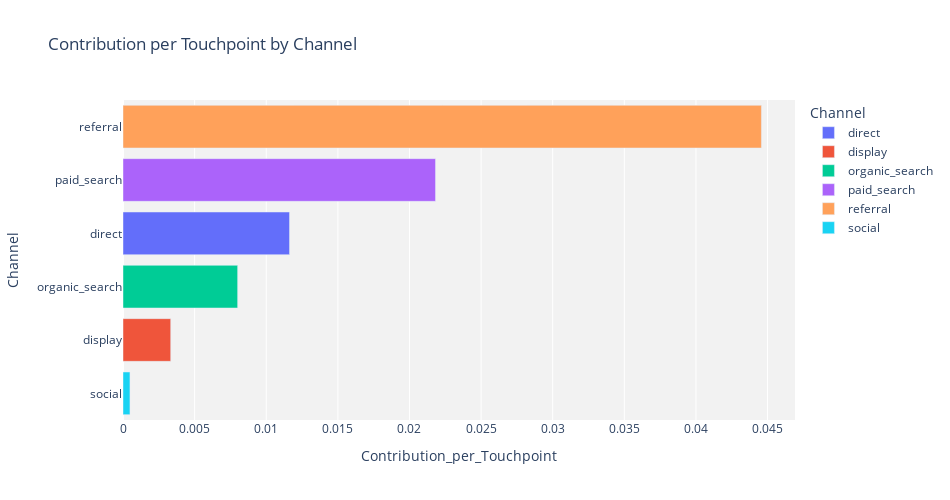

The notebook cell this image was saved under:
### Markdown cell above
#### Contribution per touchpoint by channel

### Code cell
## look at columns with at least one conversion
activity_cols = ['direct','display','organic_search','paid_search','referral','social']

activity_df = pd.melt(scored_data_df_final, id_vars=['sequence_id'], value_vars=activity_cols, var_name='Channel', value_name='Touchpoints')
activity_df = activity_df[activity_df['Touchpoints']>0]
activity_df_agg = activity_df.groupby(['Channel'],as_index=False).agg(
                Touchpoints=('Touchpoints','sum')
)

##

agg_df = activity_df_agg.merge(impact_df_agg, on = 'Channel', how ='left')
agg_df['Contribution_per_Touchpoint'] = agg_df['Impacts'] / agg_df['Touchpoints']


## make visualization
bar_fig = px.bar(agg_df
                 ,x='Contribution_per_Touchpoint'
                 ,y='Channel'
                 ,title='Contribution per Touchpoint by Channel'
                 ,color='Channel'
                 )

bar_fig.update_layout(width=950
                      ,height=500
                      ,yaxis={'categoryorder': 'total ascending'}
                      ,plot_bgcolor='#f2f2f2') 

bar_fig.show()

### Figure 1 — Plotly figure (JSON) as saved in the notebook; plotly's stock layout.template omitted (floating-point values rounded to 4 significant figures)
{"data": [{"alignmentgroup": "True", "hovertemplate": "Channel=%{y}<br>Contribution_per_Touchpoint=%{x}<extra></extra>", "legendgroup": "direct", "marker": {"color": "#636efa", "pattern": {"shape": ""}}, "name": "direct", "offsetgroup": "direct", "orientation": "h", "showlegend": true, "textposition": "auto", "type": "bar", "x": [0.01163], "xaxis": "x", "y": ["direct"], "yaxis": "y"}, {"alignmentgroup": "True", "hovertemplate": "Channel=%{y}<br>Contribution_per_Touchpoint=%{x}<extra></extra>", "legendgroup": "display", "marker": {"color": "#EF553B", "pattern": {"shape": ""}}, "name": "display", "offsetgroup": "display", "orientation": "h", "showlegend": true, "textposition": "auto", "type": "bar", "x": [0.00333], "xaxis": "x", "y": ["display"], "yaxis": "y"}, {"alignmentgroup": "True", "hovertemplate": "Channel=%{y}<br>Contribution_per_Touchpoint=%{x}<extra></extra>", "legendgroup": "organic_search", "marker": {"color": "#00cc96", "pattern": {"shape": ""}}, "name": "organic_search", "offsetgroup": "organic_search", "orientation": "h", "showlegend": true, "textposition": "auto", "type": "bar", "x": [0.008004], "xaxis": "x", "y": ["organic_search"], "yaxis": "y"}, {"alignmentgroup": "True", "hovertemplate": "Channel=%{y}<br>Contribution_per_Touchpoint=%{x}<extra></extra>", "legendgroup": "paid_search", "marker": {"color": "#ab63fa", "pattern": {"shape": ""}}, "name": "paid_search", "offsetgroup": "paid_search", "orientation": "h", "showlegend": true, "textposition": "auto", "type": "bar", "x": [0.02182], "xaxis": "x", "y": ["paid_search"], "yaxis": "y"}, {"alignmentgroup": "True", "hovertemplate": "Channel=%{y}<br>Contribution_per_Touchpoint=%{x}<extra></extra>", "legendgroup": "referral", "marker": {"color": "#FFA15A", "pattern": {"shape": ""}}, "name": "referral", "offsetgroup": "referral", "orientation": "h", "showlegend": true, "textposition": "auto", "type": "bar", "x": [0.04457], "xaxis": "x", "y": ["referral"], "yaxis": "y"}, {"alignmentgroup": "True", "hovertemplate": "Channel=%{y}<br>Contribution_per_Touchpoint=%{x}<extra></extra>", "legendgroup": "social", "marker": {"color": "#19d3f3", "pattern": {"shape": ""}}, "name": "social", "offsetgroup": "social", "orientation": "h", "showlegend": true, "textposition": "auto", "type": "bar", "x": [0.0004862], "xaxis": "x", "y": ["social"], "yaxis": "y"}], "layout": {"barmode": "relative", "height": 500, "legend": {"title": {"text": "Channel"}, "tracegroupgap": 0}, "plot_bgcolor": "#f2f2f2", "title": {"text": "Contribution per Touchpoint by Channel"}, "width": 950, "xaxis": {"anchor": "y", "domain": [0, 1], "title": {"text": "Contribution_per_Touchpoint"}}, "yaxis": {"anchor": "x", "categoryarray": ["social", "referral", "paid_search", "organic_search", "display", "direct"], "categoryorder": "total ascending", "domain": [0, 1], "title": {"text": "Channel"}}}}
